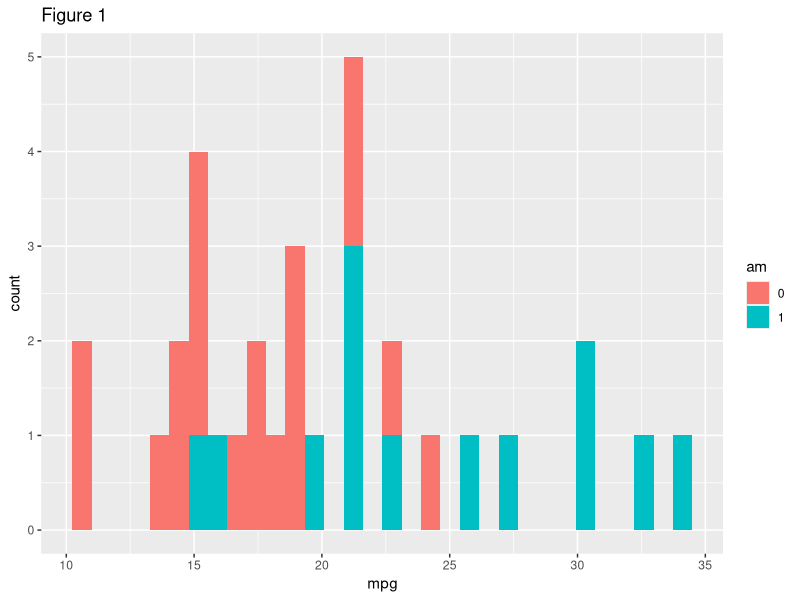
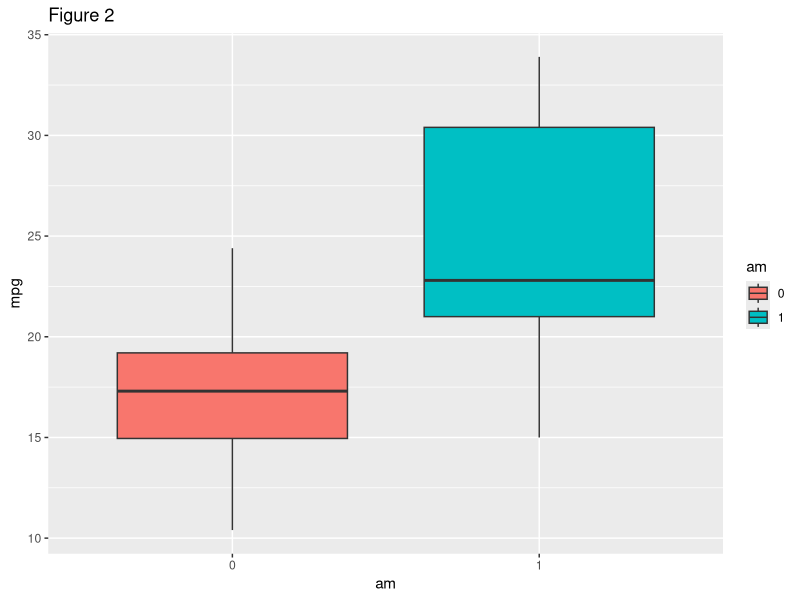
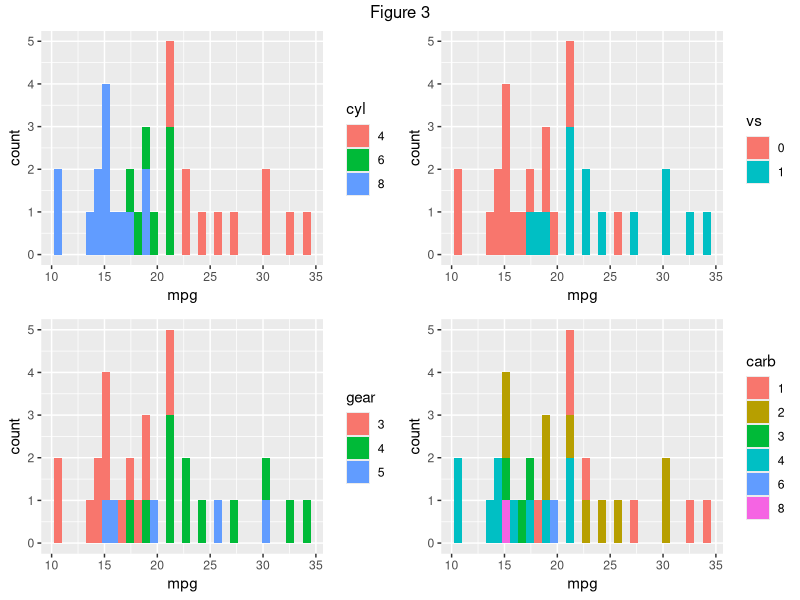
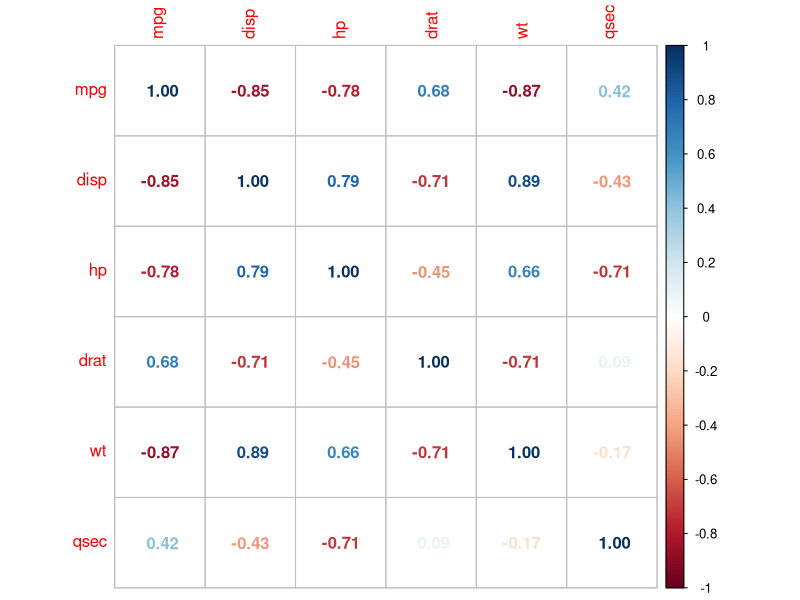
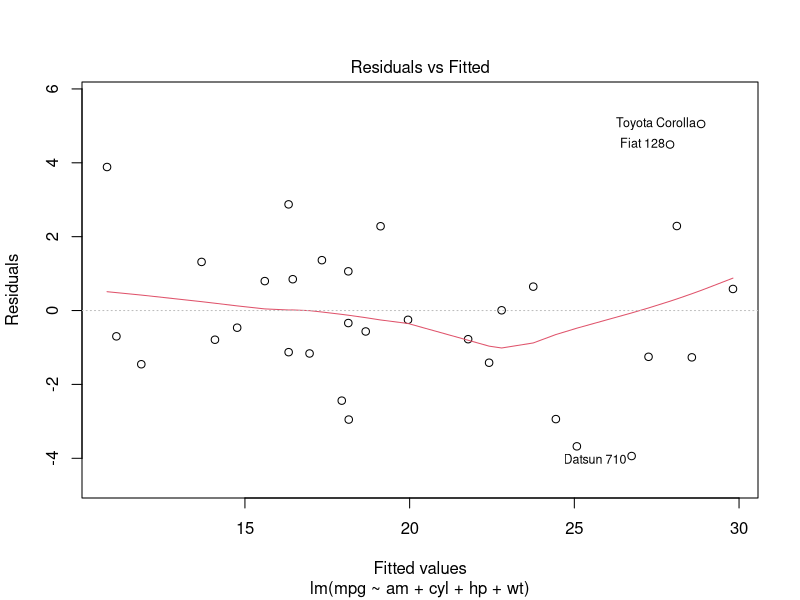
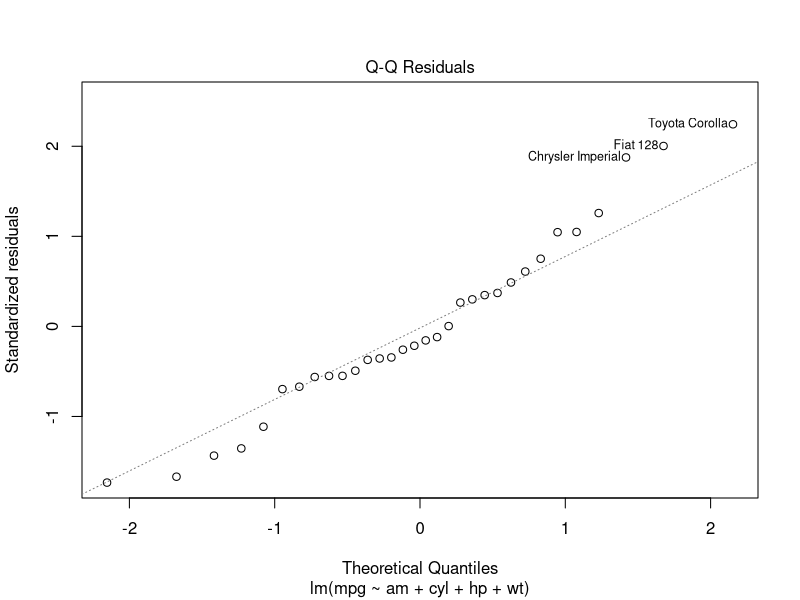
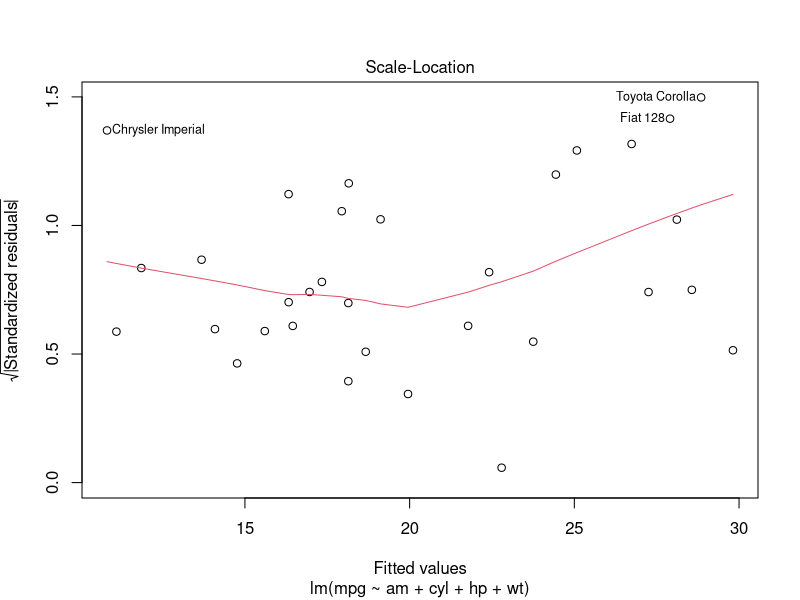
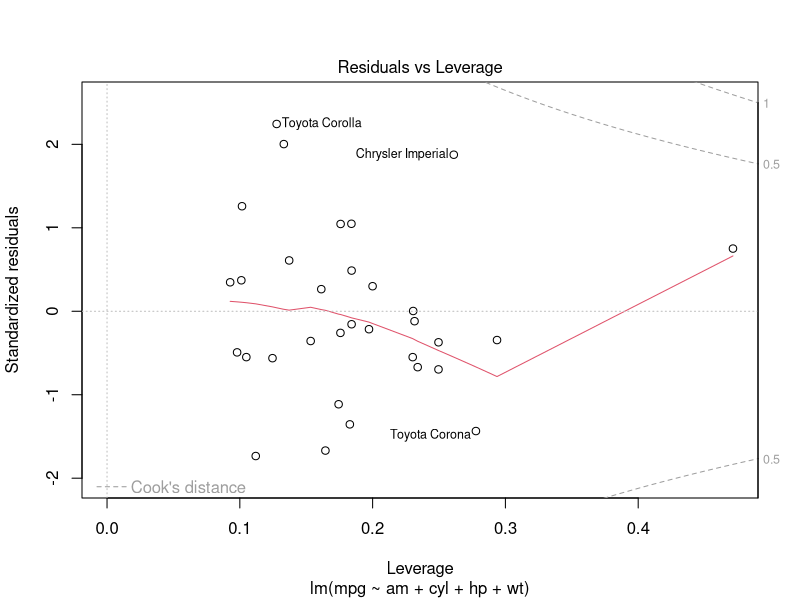

Write the R code that produced these figures, in order.
## ---- chunk 1
set.seed(4324)
library(ggplot2)
library(datasets)
library(gridExtra)
library(corrplot)
library(car)
library(lmtest)
library(caret)
## ---- chunk 2
str(mtcars)
## ---- chunk 3
mtcars[, c("cyl", "vs", "am", "gear", "carb")] <- lapply(mtcars[, c("cyl", "vs", "am", "gear", "carb")], as.factor)
## ---- chunk 4
summary(mtcars)
## ---- chunk 5
plot.1 <- ggplot(mtcars, aes(x = mpg, fill = am)) + geom_histogram(bins = 32) + labs(title = "Figure 1")
plot.1
## ---- chunk 6
plot.2 <- ggplot(mtcars, aes(x = am, y = mpg, fill = am)) + geom_boxplot() + labs(title = "Figure 2")
plot.2
## ---- chunk 7
plot.cyl <- ggplot(mtcars, aes(x = mpg, fill = cyl)) + geom_histogram(bins = 32)
plot.vs <- ggplot(mtcars, aes(x = mpg, fill = vs)) + geom_histogram(bins = 32)
plot.gear <- ggplot(mtcars, aes(x = mpg, fill = gear)) + geom_histogram(bins = 32)
plot.carb <- ggplot(mtcars, aes(x = mpg, fill = carb)) + geom_histogram(bins = 32)
grid.arrange(plot.cyl, plot.vs, plot.gear, plot.carb, ncol = 2, top = "Figure 3")
## ---- chunk 8
cor <- cor(mtcars[, c("mpg", "disp", "hp", "drat", "wt", "qsec")])
corrplot(cor, method = "number")
## ---- chunk 9
model.1 <- t.test(mpg ~ am, mtcars, alternative = "greater")
model.1
## ---- chunk 10
model.1 <- lm(mpg ~ am, mtcars)
summary(model.1)
## ---- chunk 11
model.2 <- update(model.1, mpg ~ am + cyl, mtcars)
model.3 <- update(model.1, mpg ~ am + cyl + hp, mtcars)
model.4 <- update(model.1, mpg ~ am + cyl + hp + wt, mtcars)
anova(model.1, model.2, model.3, model.4)
## ---- chunk 12
summary(model.4)
AIC(model.1, model.2, model.3, model.4)
## ---- chunk 13
plot(model.4)
## ---- chunk 14
dwtest(model.4)
## ---- chunk 15
featurePlot(mtcars[, -1], mtcars$mpg, plot = "pairs")
